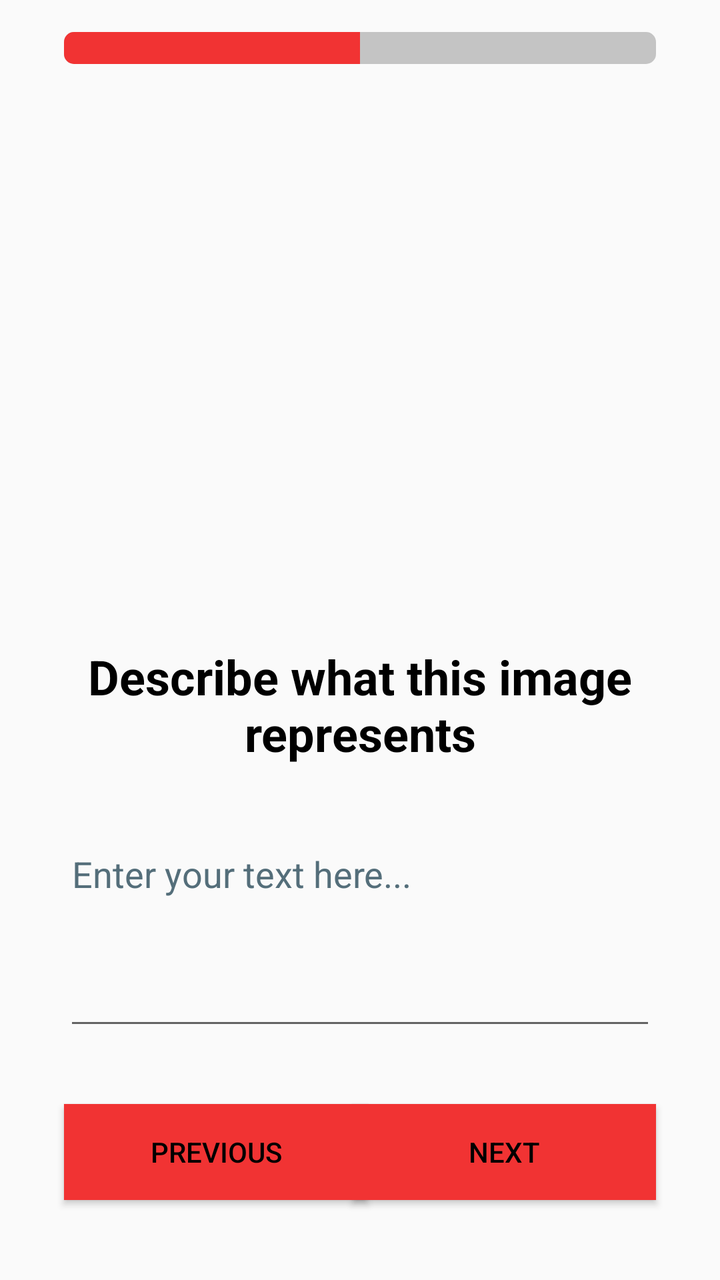
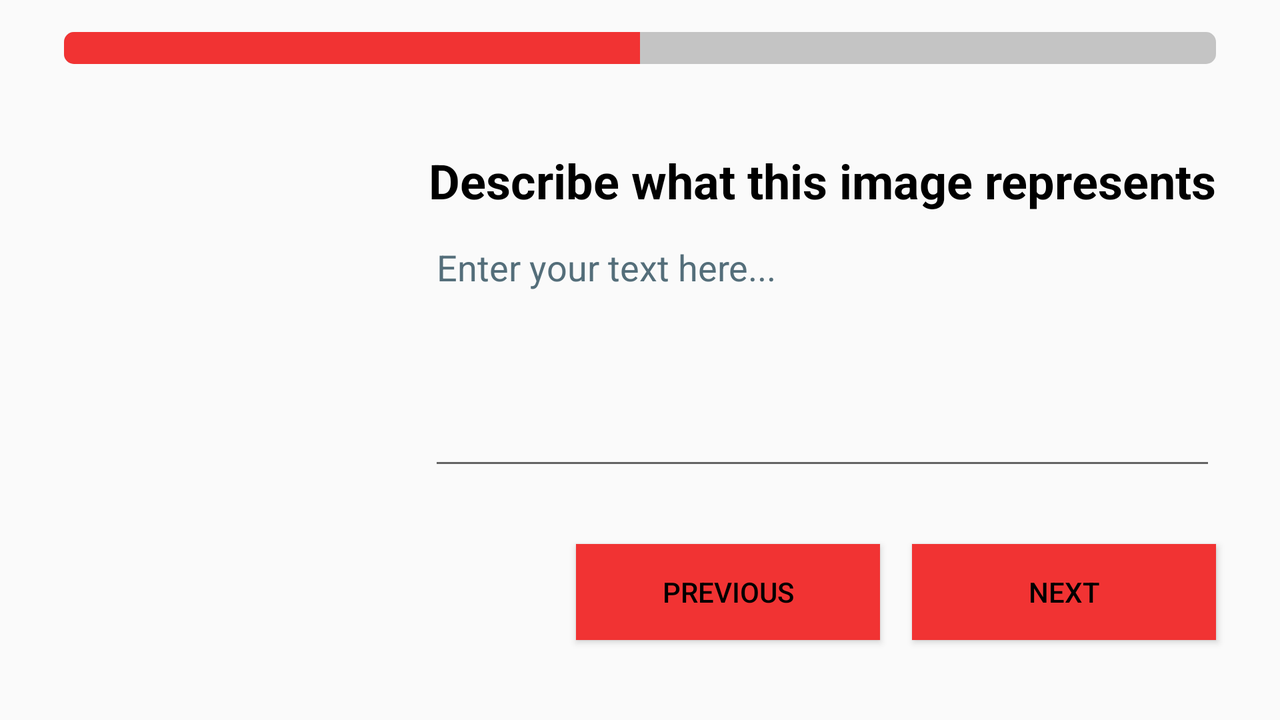

One screen, two layout resources from the same app: the default and the repository's alternative for another configuration. Each is rendered where Android would select it; the XML of both is given below.
<!-- AndroidManifest.xml: application theme Theme.Cvjihm -->
<!-- res/layout/activity_section2_page3.xml -->
<?xml version="1.0" encoding="utf-8"?>
<androidx.constraintlayout.widget.ConstraintLayout xmlns:android="http://schemas.android.com/apk/res/android"
    xmlns:app="http://schemas.android.com/apk/res-auto"
    xmlns:tools="http://schemas.android.com/tools"
    android:id="@+id/section2_page3_screen_description_tv"
    android:layout_width="match_parent"
    android:layout_height="match_parent"
    tools:context=".Section2Page3">

    <ProgressBar
        android:id="@+id/section2_page3_screen_pb"
        style="?android:attr/progressBarStyleHorizontal"
        android:layout_width="0dp"
        android:layout_height="wrap_content"
        android:layout_marginStart="32dp"
        android:layout_marginTop="16dp"
        android:layout_marginEnd="32dp"
        android:max="100"
        android:progress="50"
        android:progressDrawable="@drawable/redprogressbar"
        app:layout_constraintEnd_toEndOf="parent"
        app:layout_constraintStart_toStartOf="parent"
        app:layout_constraintTop_toTopOf="parent" />

    <ImageView
        android:id="@+id/section2_page3_img"
        android:layout_width="0dp"
        android:layout_height="204dp"
        android:layout_marginTop="54dp"
        android:contentDescription="@string/section2_page1_description"
        app:layout_constraintEnd_toEndOf="@+id/section2_page3_screen_pb"
        app:layout_constraintStart_toStartOf="@+id/section2_page3_screen_pb"
        app:layout_constraintTop_toBottomOf="@+id/section2_page3_screen_pb"
        app:srcCompat="@drawable/section2_img3" />

    <TextView
        android:id="@+id/section2_page3_screen_description_tv2"
        android:layout_width="0dp"
        android:layout_height="wrap_content"
        android:layout_marginTop="32dp"
        android:text="@string/section2_global_describe_feelings"
        android:textAlignment="center"
        android:textAllCaps="false"
        android:textColor="@color/black"
        android:textSize="24sp"
        android:textStyle="bold"
        app:layout_constraintEnd_toEndOf="@+id/section2_page3_screen_pb"
        app:layout_constraintStart_toStartOf="@+id/section2_page3_screen_pb"
        app:layout_constraintTop_toBottomOf="@+id/section2_page3_img" />

    <EditText
        android:id="@+id/section2_page3_screen_description_et"
        android:layout_width="0dp"
        android:layout_height="0dp"
        android:layout_marginTop="32dp"
        android:layout_marginBottom="32dp"
        android:ems="10"
        android:gravity="start|top"
        android:hint="@string/global_enter_text"
        android:inputType="textMultiLine"
        android:minHeight="48dp"
        android:textColorHint="#546E7A"
        app:layout_constraintBottom_toTopOf="@+id/section2_page3_screen_previous_btn"
        app:layout_constraintEnd_toEndOf="@+id/section2_page3_screen_description_tv2"
        app:layout_constraintStart_toStartOf="@+id/section2_page3_screen_description_tv2"
        app:layout_constraintTop_toBottomOf="@+id/section2_page3_screen_description_tv2" />

    <Button
        android:id="@+id/section2_page3_screen_previous_btn"
        style="@style/Widget.AppCompat.Button"
        android:layout_width="152dp"
        android:layout_height="48dp"
        android:background="@color/logo_color"
        android:text="@string/global_previous"
        android:textColor="#000000"
        app:layout_constraintBottom_toBottomOf="@+id/section2_page3_screen_next_btn"
        app:layout_constraintStart_toStartOf="@+id/section2_page3_screen_pb"
        app:layout_constraintTop_toTopOf="@+id/section2_page3_screen_next_btn" />

    <Button
        android:id="@+id/section2_page3_screen_next_btn"
        style="@style/Widget.AppCompat.Button"
        android:layout_width="152dp"
        android:layout_height="48dp"
        android:layout_marginBottom="40dp"
        android:background="@color/logo_color"
        android:text="@string/global_next"
        android:textColor="#000000"
        app:layout_constraintBottom_toBottomOf="parent"
        app:layout_constraintEnd_toEndOf="@+id/section2_page3_screen_pb" />

</androidx.constraintlayout.widget.ConstraintLayout>
<!-- resources referenced by this layout -->
<resources>
  <color name="black">#FF000000</color>
  <color name="logo_color">#F13333</color>
  <!-- drawable redprogressbar (drawable) -->
  <?xml version="1.0" encoding="utf-8"?>
  <layer-list xmlns:android="http://schemas.android.com/apk/res/android">
      <item android:id="@android:id/background">
          <shape>
              <corners android:radius="5dip" />
              <gradient
                  android:angle="270"
                  android:centerColor="#c4c4c4"
                  android:centerY="0.75"
                  android:endColor="#c4c4c4"
                  android:startColor="#c4c4c4" />
          </shape>
      </item>
  
      <item android:id="@android:id/secondaryProgress">
          <clip>
              <shape>
                  <corners android:radius="5dip" />
                  <gradient
                      android:angle="270"
                      android:centerColor="#F13333"
                      android:centerY="0.75"
                      android:endColor="#F13333"
                      android:startColor="#F13333" />
              </shape>
          </clip>
      </item>
      <item android:id="@android:id/progress">
          <clip>
              <shape>
                  <corners android:radius="5dip" />
                  <gradient
                      android:angle="270"
                      android:endColor="#F13333"
                      android:startColor="#F13333" />
              </shape>
          </clip>
      </item>
  </layer-list>
  <string name="global_enter_text">Enter your text here...</string>
  <string name="global_next">Next</string>
  <string name="global_previous">Previous</string>
  <string name="section2_global_describe_feelings">Describe what this image represents</string>
  <string name="section2_page1_description">Man on the edge of a building</string>
  <style name="Theme.Cvjihm" parent="Theme.AppCompat.Light.NoActionBar">
          
          <item name="colorPrimary">@color/purple_500</item>
          <item name="colorPrimaryVariant">@color/purple_700</item>
          <item name="colorOnPrimary">@color/white</item>
          
          <item name="colorSecondary">@color/teal_200</item>
          <item name="colorSecondaryVariant">@color/teal_700</item>
          <item name="colorOnSecondary">@color/black</item>
          
          <item name="android:statusBarColor" tools:targetApi="l">?attr/colorPrimaryVariant</item>
          
      </style>
  <color name="purple_500">#FF6200EE</color>
  <color name="purple_700">#FF3700B3</color>
  <color name="white">#FFFFFFFF</color>
  <color name="teal_200">#FF03DAC5</color>
  <color name="teal_700">#FF018786</color>
</resources>
<!-- res/layout-land/activity_section2_page3.xml (the repository's variant of the layout above) -->
<!-- drawn on the phone turned sideways -->
<?xml version="1.0" encoding="utf-8"?>
<androidx.constraintlayout.widget.ConstraintLayout xmlns:android="http://schemas.android.com/apk/res/android"
    xmlns:app="http://schemas.android.com/apk/res-auto"
    xmlns:tools="http://schemas.android.com/tools"
    android:id="@+id/section2_page3_screen_description_tv"
    android:layout_width="match_parent"
    android:layout_height="match_parent"
    tools:context=".Section2Page3">

    <ProgressBar
        android:id="@+id/section2_page3_screen_pb"
        style="?android:attr/progressBarStyleHorizontal"
        android:layout_width="0dp"
        android:layout_height="wrap_content"
        android:layout_marginStart="32dp"
        android:layout_marginTop="16dp"
        android:layout_marginEnd="32dp"
        android:max="100"
        android:progress="50"
        android:progressDrawable="@drawable/redprogressbar"
        app:layout_constraintEnd_toEndOf="parent"
        app:layout_constraintStart_toStartOf="parent"
        app:layout_constraintTop_toTopOf="parent" />

    <ImageView
        android:id="@+id/section2_page3_img"
        android:layout_width="250dp"
        android:layout_height="204dp"
        android:contentDescription="@string/section2_page1_description"
        app:layout_constraintBottom_toBottomOf="@+id/section2_page3_screen_previous_btn"
        app:layout_constraintStart_toStartOf="@+id/section2_page3_screen_pb"
        app:layout_constraintTop_toBottomOf="@+id/section2_page3_screen_pb"
        app:srcCompat="@drawable/section2_img3" />

    <TextView
        android:id="@+id/section2_page3_screen_description_tv2"
        android:layout_width="wrap_content"
        android:layout_height="wrap_content"
        android:text="@string/section2_global_describe_feelings"
        android:textAlignment="center"
        android:textAllCaps="false"
        android:textColor="@color/black"
        android:textSize="24sp"
        android:textStyle="bold"
        app:layout_constraintEnd_toEndOf="@+id/section2_page3_screen_pb"
        app:layout_constraintTop_toTopOf="@+id/section2_page3_img" />

    <EditText
        android:id="@+id/section2_page3_screen_description_et"
        android:layout_width="0dp"
        android:layout_height="0dp"
        android:layout_marginTop="5dp"
        android:layout_marginBottom="32dp"
        android:ems="10"
        android:gravity="start|top"
        android:hint="@string/global_enter_text"
        android:inputType="textMultiLine"
        android:minHeight="48dp"
        android:textColorHint="#546E7A"
        app:layout_constraintBottom_toTopOf="@+id/section2_page3_screen_previous_btn"
        app:layout_constraintEnd_toEndOf="@+id/section2_page3_screen_description_tv2"
        app:layout_constraintStart_toStartOf="@+id/section2_page3_screen_description_tv2"
        app:layout_constraintTop_toBottomOf="@+id/section2_page3_screen_description_tv2" />

    <Button
        android:id="@+id/section2_page3_screen_previous_btn"
        style="@style/Widget.AppCompat.Button"
        android:layout_width="152dp"
        android:layout_height="48dp"
        android:layout_marginEnd="16dp"
        android:background="@color/logo_color"
        android:text="@string/global_previous"
        android:textColor="#000000"
        app:layout_constraintBottom_toBottomOf="@+id/section2_page3_screen_next_btn"
        app:layout_constraintEnd_toStartOf="@+id/section2_page3_screen_next_btn"
        app:layout_constraintTop_toTopOf="@+id/section2_page3_screen_next_btn" />

    <Button
        android:id="@+id/section2_page3_screen_next_btn"
        style="@style/Widget.AppCompat.Button"
        android:layout_width="152dp"
        android:layout_height="48dp"
        android:layout_marginBottom="40dp"
        android:background="@color/logo_color"
        android:text="@string/global_next"
        android:textColor="#000000"
        app:layout_constraintBottom_toBottomOf="parent"
        app:layout_constraintEnd_toEndOf="@+id/section2_page3_screen_pb" />

</androidx.constraintlayout.widget.ConstraintLayout>
